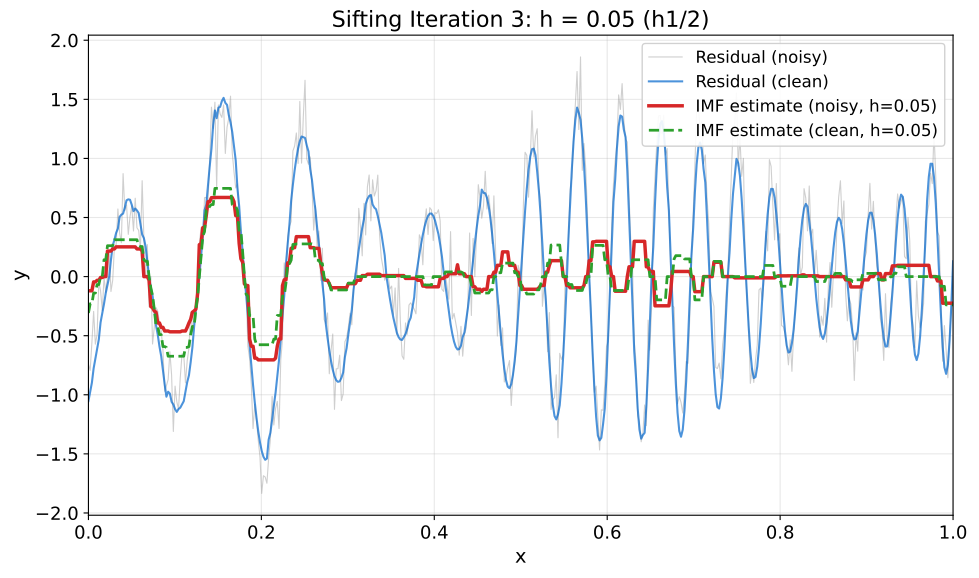

Write Python code to recreate this figure.
"""EMD Sifting Iteration 3 - Bandwidth h=0.05

Shows third sifting iteration.
Bandwidth: h3 = h1/2 = 0.05
"""
import matplotlib.pyplot as plt
import numpy as np
from pathlib import Path

plt.rcParams.update({
    'font.size': 14, 'axes.labelsize': 14, 'axes.titlesize': 16,
    'xtick.labelsize': 13, 'ytick.labelsize': 13, 'legend.fontsize': 12,
    'figure.figsize': (10, 6), 'figure.dpi': 150
})

# Colors
MLBLUE = '#0066CC'
MLGREEN = '#2CA02C'
MLRED = '#D62728'
MLGRAY = '#888888'

# =============================================================================
# Smoothing functions
# =============================================================================

def epanechnikov_kernel(u):
    weights = np.zeros_like(u, dtype=float)
    mask = np.abs(u) <= 1
    weights[mask] = 0.75 * (1 - u[mask]**2)
    return weights


def weighted_median(values, weights):
    """Compute weighted median with linear interpolation for smooth output."""
    if len(values) == 0 or np.sum(weights) == 0:
        return np.nan
    sorted_indices = np.argsort(values)
    sorted_values = values[sorted_indices]
    sorted_weights = weights[sorted_indices]
    cumulative_weights = np.cumsum(sorted_weights) / np.sum(sorted_weights)
    idx = np.searchsorted(cumulative_weights, 0.5)
    if idx >= len(sorted_values):
        return sorted_values[-1]
    if idx == 0:
        return sorted_values[0]
    c_prev = cumulative_weights[idx - 1]
    c_curr = cumulative_weights[idx]
    if c_curr > c_prev:
        alpha = (0.5 - c_prev) / (c_curr - c_prev)
    else:
        alpha = 0.5
    alpha = np.clip(alpha, 0.0, 1.0)
    return sorted_values[idx - 1] + alpha * (sorted_values[idx] - sorted_values[idx - 1])


def epa_local_median(x, y, bandwidth):
    n = len(x)
    y_smooth = np.zeros(n)
    for i in range(n):
        u = (x - x[i]) / bandwidth
        weights = epanechnikov_kernel(u)
        y_smooth[i] = weighted_median(y, weights)
    return y_smooth


# =============================================================================
# Signal generation and sifting
# =============================================================================

np.random.seed(42)
n = 2000
x = np.linspace(0, 1, n)

# AM-FM signal
A_x = 1 + 0.5 * np.sin(4 * np.pi * x)
phi_x = 2 * np.pi * (6 * x + 12 * x**2)
y_clean = A_x * np.sin(phi_x)
sigma = 0.2
noise = sigma * np.random.randn(n)
y_noisy = y_clean + noise

# Bandwidth sequence
h1 = 0.1
h2 = h1 / np.sqrt(2)
h3 = h1 / 2  # 0.05

# Iterations 1-2
m1_noisy = epa_local_median(x, y_noisy, h1)
m1_clean = epa_local_median(x, y_clean, h1)
r2_noisy = y_noisy - m1_noisy
r2_clean = y_clean - m1_clean

m2_noisy = epa_local_median(x, r2_noisy, h2)
m2_clean = epa_local_median(x, r2_clean, h2)
r3_noisy = r2_noisy - m2_noisy
r3_clean = r2_clean - m2_clean

# Iteration 3
m3_noisy = epa_local_median(x, r3_noisy, h3)
m3_clean = epa_local_median(x, r3_clean, h3)

# =============================================================================
# Plot
# =============================================================================

fig, ax = plt.subplots(figsize=(10, 6))

ax.plot(x, r3_noisy, color=MLGRAY, alpha=0.4, linewidth=0.8, label='Residual (noisy)')
ax.plot(x, r3_clean, color=MLBLUE, linewidth=1.5, alpha=0.7, label='Residual (clean)')
ax.plot(x, m3_noisy, color=MLRED, linewidth=2.5, label=f'IMF estimate (noisy, h={h3})')
ax.plot(x, m3_clean, color=MLGREEN, linewidth=2, linestyle='--', label=f'IMF estimate (clean, h={h3})')

ax.set_xlabel('x')
ax.set_ylabel('y')
ax.set_title(f'Sifting Iteration 3: h = {h3} (h1/2)')
ax.legend(loc='upper right', framealpha=0.9)
ax.grid(True, alpha=0.3)
ax.set_xlim(0, 1)

plt.tight_layout()
plt.savefig(Path(__file__).parent / 'chart.pdf', dpi=300, bbox_inches='tight')
plt.close()

print(f"Saved: {Path(__file__).parent / 'chart.pdf'}")
